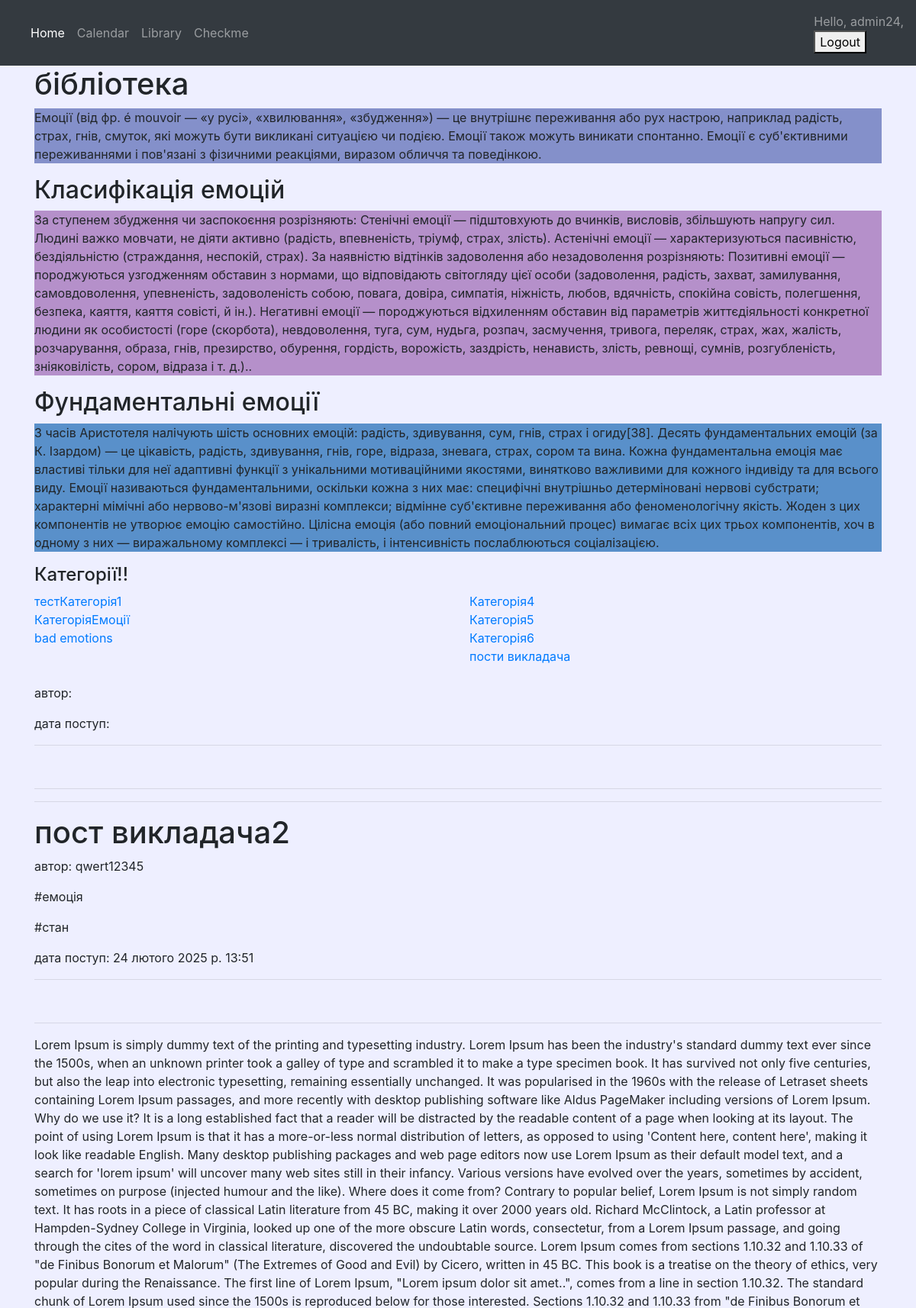
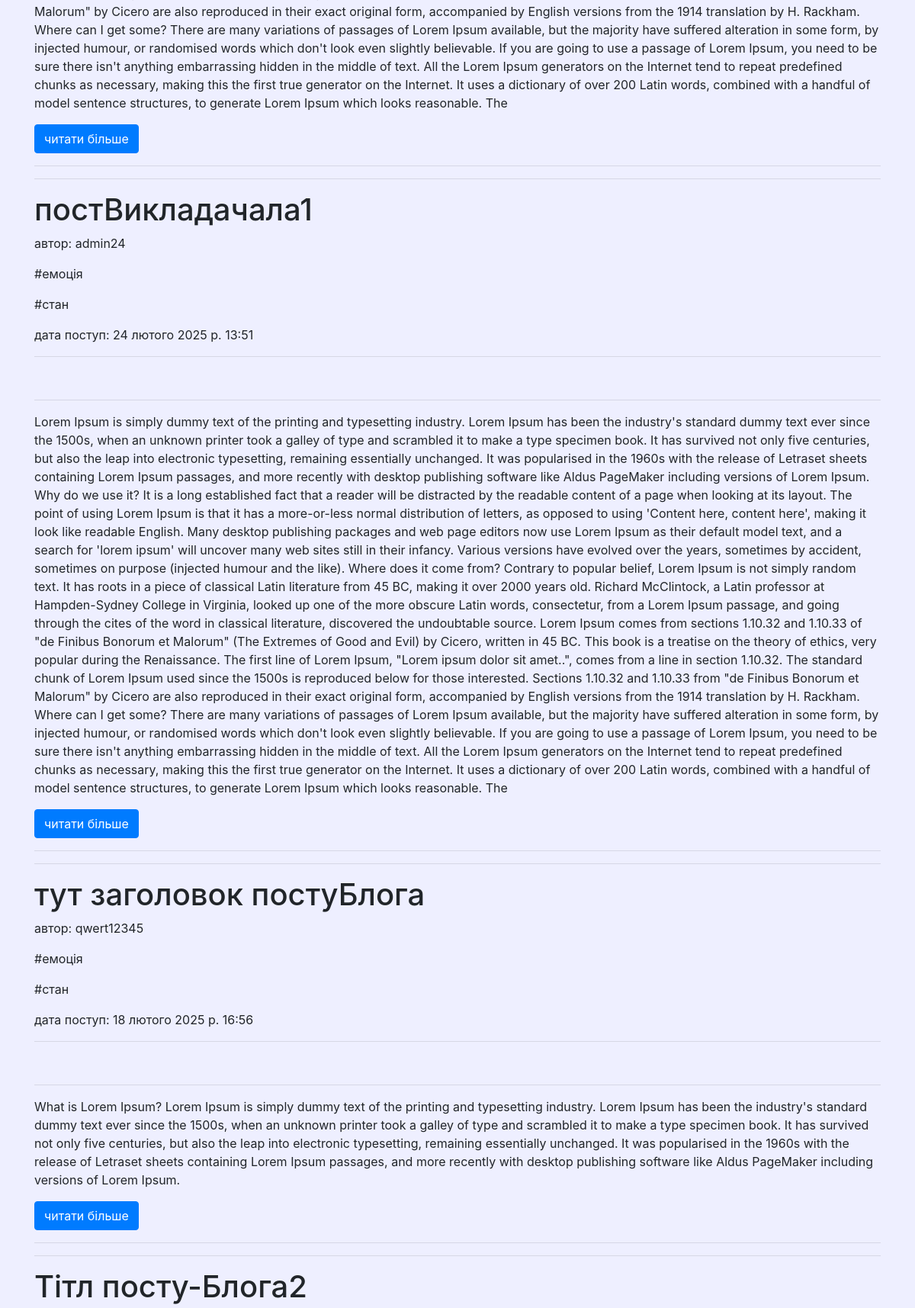
The page /library (signed in, upper part) on the database its author committed (2 pictures, top to bottom).
### huapp/models.py (models this page shows, shortened)
class Category(models.Model):
    name = models.CharField(max_length=30, verbose_name = "Назва")
    class Meta:
        verbose_name = "Категорія"
        verbose_name_plural = "Категорії"

class Post(models.Model):
    title = models.CharField(max_length=30, verbose_name = "Заголовок посту")
    content = models.TextField(verbose_name = "Опис посту")
    published_date = models.DateTimeField(auto_created=True, verbose_name = "Дата та час посту")
    category = models.ForeignKey(Category, on_delete=models.CASCADE, verbose_name = "Категорія")
    user = models.ForeignKey(User, on_delete=models.CASCADE, verbose_name = "Автор")
    poster = models.URLField(
        default="https://images.pexels.com/photos/147465/pexels-photo-147465.jpeg?auto=compress&cs=tinysrgb&w=600",
        verbose_name = "Постер")
    teg = models.ManyToManyField(Teg, blank=True, related_name='posts', verbose_name="Хештеги")
    class Meta:
        verbose_name = "ПостБложний"
        verbose_name_plural = "ПостиБложні"

class Teg(models.Model):
    name = models.TextField(max_length=10)
    class Meta:
        verbose_name = "Хештег"
        verbose_name_plural = "Хештеги"

### huapp/views.py (the view)
# urls.py: path('library', views.library, name='library'),
@login_required()
def library(request):
    post_blog_list = Post.objects.all().order_by("-published_date")
    my_posts_list = LibText.objects.all()
    tegs = Teg.objects.all()
    context = {"post_blog_list": post_blog_list,
               "my_posts_list": my_posts_list,
               "tegs": tegs}
    context.update(get_categories())
    return render(request, 'huapp/library.html', context=context)

### huapp/views.py (called while the page is built)
def get_categories():
    all = Category.objects.all()
    count = all.count()
    return {
        "cat1":all[:count//2],
        "cat2":all[count//2:]
    }

### templates/huapp/library.html (shortened to what this page needs)
{% extends 'base.html' %}
{% block content %}
{% load static %}
<link href="{% static 'huapp/for_lib.css'%}" rel="stylesheet">
<h1>бібліотека</h1>
<p style="background-color:rgb(132, 144, 202);">Емоції (від фр. é mouvoir — «у русі», «хвилювання», «збудження») — це внутрішнє переживання або рух настрою, наприклад радість, страх, гнів, смуток, які можуть бути викликані ситуацією чи подією. Емоції також можуть виникати спонтанно. Емоції є суб'єктивними переживаннями і пов'язані з фізичними реакціями, виразом обличчя та поведінкою.</p>
<h2>Класифікація емоцій</h2>
<p style="background-color:rgb(181, 144, 202);">За ступенем збудження чи заспокоєння розрізняють:
Стенічні емоції — підштовхують до вчинків, висловів, збільшують напругу сил. Людині важко мовчати, не діяти активно (радість, впевненість, тріумф, страх, злість).
Астенічні емоції — характеризуються пасивністю, бездіяльністю (страждання, неспокій, страх).
За наявністю відтінків задоволення або незадоволення розрізняють:
Позитивні емоції — породжуються узгодженням обставин з нормами, що відповідають світогляду цієї особи (задоволення, радість, захват, замилування, самовдоволення, упевненість, задоволеність собою, повага, довіра, симпатія, ніжність, любов, вдячність, спокійна совість, полегшення, безпека, каяття, каяття совісті, й ін.).
Негативні емоції — породжуються відхиленням обставин від параметрів життєдіяльності конкретної людини як особистості (горе (скорбота), невдоволення, туга, сум, нудьга, розпач, засмучення, тривога, переляк, страх, жах, жалість, розчарування, образа, гнів, презирство, обурення, гордість, ворожість, заздрість, ненависть, злість, ревнощі, сумнів, розгубленість, зніяковілість, сором, відраза і т. д.)..</p>
<h2>Фундаментальні емоції</h2>
<p style="background-color:rgb(89, 144, 202);">
З часів Аристотеля налічують шість основних емоцій: радість, здивування, сум, гнів, страх і огиду[38].
Десять фундаментальних емоцій (за К. Ізардом) — це цікавість, радість, здивування, гнів, горе, відраза, зневага, страх, сором та вина.
Кожна фундаментальна емоція має властиві тільки для неї адаптивні функції з унікальними мотиваційними якостями, винятково важливими для кожного індивіду та для всього виду.
Емоції називаються фундаментальними, оскільки кожна з них має:
специфічні внутрішньо детерміновані нервові субстрати;
характерні мімічні або нервово-м'язові виразні комплекси;
відмінне суб'єктивне переживання або феноменологічну якість.
Жоден з цих компонентів не утворює емоцію самостійно. Цілісна емоція (або повний емоціональний процес) вимагає всіх цих трьох компонентів, хоч в одному з них — виражальному комплексі — і тривалість, і інтенсивність послаблюються соціалізацією.</p>
<div>
    <h4>Категорії!!</h4>
    <div class="row">
        <div class="col-lg-6">
            <ul class="list-unstyled">
                {% for cat in cat1 %}
                <li>
                    <a href="{% url 'huapp:category' name=cat.name %}">{{cat.name}}</a>
                {% endfor %}
                </li>
            </ul>
            </div>
            <div class="col-lg-6">
             <ul class="list-unstyled">
                {% for cat in cat2 %}
                <li>
                    <a href="{% url 'huapp:category' name=cat.name %}">{{cat.name}}</a>
                {% endfor %}
                </li>
            </ul>
        </div>
    </div>
</div>
    <p><a>автор: {{ post.user }}</a>
    </p>
    <p>дата поступ: {{ post.published_date }}</p>
    <hr>
    <hr>
    <hr>
{% for post in post_blog_list %}
    <h1 class="page-header">
        <a >{{post.title}} </a>
    </h1>
    <p><a>автор: {{ post.user }}</a>
        {% for teg in tegs %}
    <p><a> {{ teg.name }}</a>
    {% endfor %}
    </p>
    <p>дата поступ: {{ post.published_date }}</p>
    <hr>
    <hr>
    <p> {{ post.content }} </p>
        <a class="btn btn-primary" href="{% url 'huapp:post' id=post.id %}">читати більше
         </a>
<hr>
<hr>
{% endfor %}
{% endblock content %}

### templates/base.html (shortened to what this page needs)
<!DOCTYPE html>
<html lang="en">
{% load static %}
{% include 'menu.html' %}
  <head>
    <link rel="stylesheet" href="https://cdn.jsdelivr.net/npm/bootstrap@4.0.0/dist/css/bootstrap.min.css"
>
  </head>
<body>
    <main role="main" class="container">
      {% block content %}
        {% endblock %}
    </main>
</body>
</html>

### templates/menu.html (shortened to what this page needs)
<nav class="navbar navbar-expand-md navbar-dark bg-dark fixed-left">
      <div class="collapse navbar-collapse" id="navbarsExampleDefault">
        <ul class="navbar-nav mr-auto">
          <li class="nav-item active">
            <a class="nav-link" href="{% url 'huapp:home' %}">Home</a>
          </li>
          <li class="nav-item">
            <a class="nav-link" href="{% url 'huapp:calendar' %}">Calendar</a>
          </li>
            <li class="nav-item">
            <a class="nav-link" href="{% url 'huapp:library' %}">Library</a>
          </li>
             <li class="nav-item">
            <a class="nav-link" href="{% url 'huapp:checkme' %}">Checkme</a>
          </li>
        </ul>
          <span class="navbar-text">
            {% if user.is_authenticated %}
              Hello, {{ user.username }},
              <form action="{% url 'users:logout' %}" method="post">
                  <button type="submit">Logout</button>
              </form>
            {% else %}
              <a href="{% url 'users:login' %}">Log In</a>
              <a href="{% url 'users:register' %}">Register</a>
            {% endif %}
          </span>
      </div>
    </nav>

### static/huapp/for_lib.css (style rules this page uses)
body { background-color: rgb(238, 239, 255); }

### rows shown on the page
Category: name "тестКатегорія1"
Category: name "КатегоріяЕмоції"
Category: name "bad emotions"
Category: name "Категорія4"
Category: name "Категорія5"
Category: name "Категорія6"
Category: name "пости викладача"
Post: title "пост викладача2", user "qwert12345", published_date "24 лютого 2025 р. 13:51", content "Lorem Ipsum is simply dummy text of the printing and typesetting industry. Lorem Ipsum has been the industry's standard dummy text ever since the 1500s, when an unknown printer took a galley of type and scrambled it to make a type specimen book. It has survived not only five centuries, but also the leap into electronic typesetting, remaining essentially unchanged. It was popularised in the 1960s with the release of Letraset sheets containing Lorem Ipsum passages, and more recently with desktop publishing software like Aldus PageMaker including versions of Lorem Ipsum. Why do we use it? It is a long established fact that a reader will be distracted by the readable content of a page when…"
Teg: name "#емоція"
Teg: name "#стан"
Post: title "постВикладачала1", user "admin24", published_date "24 лютого 2025 р. 13:51", content "Lorem Ipsum is simply dummy text of the printing and typesetting industry. Lorem Ipsum has been the industry's standard dummy text ever since the 1500s, when an unknown printer took a galley of type and scrambled it to make a type specimen book. It has survived not only five centuries, but also the leap into electronic typesetting, remaining essentially unchanged. It was popularised in the 1960s with the release of Letraset sheets containing Lorem Ipsum passages, and more recently with desktop publishing software like Aldus PageMaker including versions of Lorem Ipsum. Why do we use it? It is a long established fact that a reader will be distracted by the readable content of a page when…"
Post: title "тут заголовок постуБлога", user "qwert12345", published_date "18 лютого 2025 р. 16:56", content "What is Lorem Ipsum? Lorem Ipsum is simply dummy text of the printing and typesetting industry. Lorem Ipsum has been the industry's standard dummy text ever since the 1500s, when an unknown printer took a galley of type and scrambled it to make a type specimen book. It has survived not only five centuries, but also the leap into electronic typesetting, remaining essentially unchanged. It was popularised in the 1960s with the release of Letraset sheets containing Lorem Ipsum passages, and more recently with desktop publishing software like Aldus PageMaker including versions of Lorem Ipsum."
Post: title "Тітл посту-Блога2"

### other values the page prints
{{ user.username }} "admin24"
